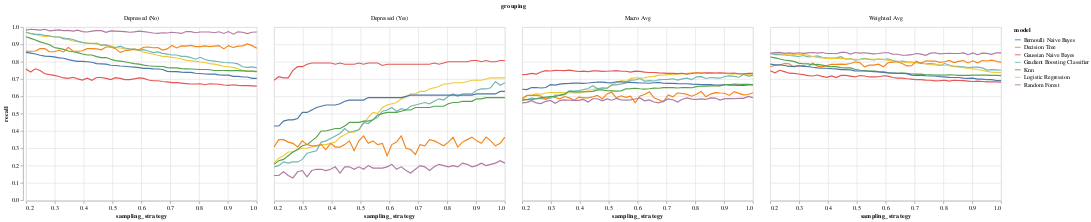

Notebook code cell kept with this figure:
### Code cell
alt.Chart(model_performance_v7).mark_line(
#    point={
#      "filled": False,
#      "fill": "white"
#    }
).encode(
    x = alt.X('sampling_strategy'),
    y = alt.Y('recall', scale=alt.Scale(domain=[0, 1])),
    color='model:N',
).facet(
    facet=alt.Facet('grouping')
)

### Figure 1 — Vega-Lite specification as saved in the notebook (floating-point values rounded to 4 significant figures; data arrays with more than 128 entries replaced by an {"elided": "..."} marker saying what was removed)
{"config": {"view": {"continuousWidth": 400, "continuousHeight": 300}}, "data": {"name": "data-8a5cf9bd9a7a68f5afc5778a7a76edde"}, "facet": {"field": "grouping", "type": "nominal"}, "spec": {"mark": "line", "encoding": {"color": {"field": "model", "type": "nominal"}, "x": {"field": "sampling_strategy", "type": "quantitative"}, "y": {"field": "recall", "scale": {"domain": [0, 1]}, "type": "quantitative"}}}, "$schema": "https://vega.github.io/schema/vega-lite/v4.17.0.json", "datasets": {"data-8a5cf9bd9a7a68f5afc5778a7a76edde": {"elided": "1400 records"}}}
